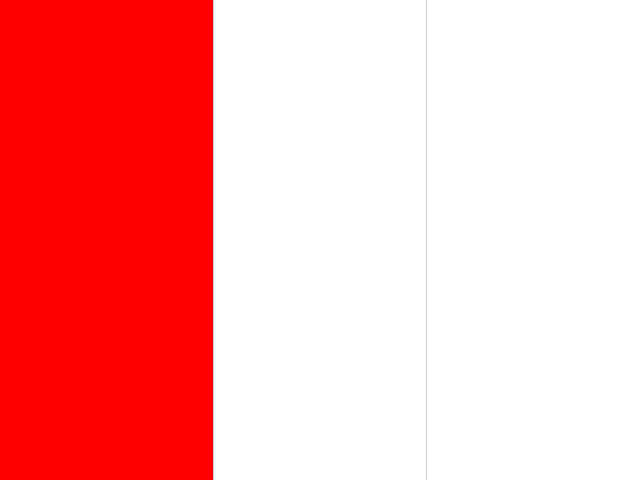
Frame 1 (no input)
Frame 60 (the mouse pressed at the canvas centre just before this capture): identical to frame 1, image omitted
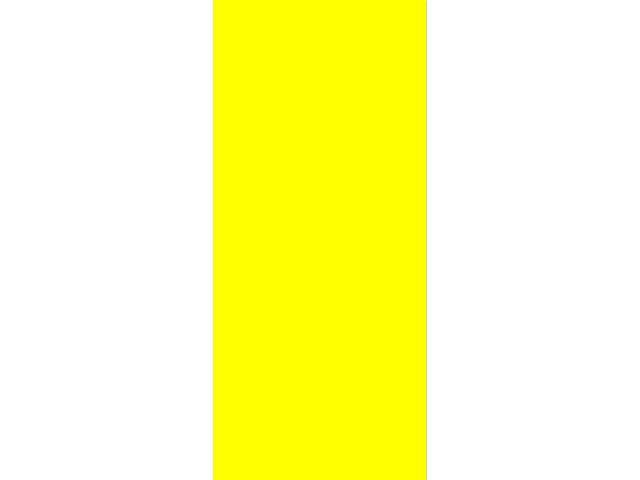
Frame 120 (the mouse held since frame 60 and released just before this capture)

The Processing sketch that drew these frames (run headless with seeded random() and noise(); from frame 60 on, the mouse is pressed at the canvas centre):

// Processing sketch: processing_185674
// ── processing_185674.pde

//declare variable 
float r,g,b,rd ;

void setup(){// executed only once
  size(640,480);
  frameRate(30);
}

void draw(){ //repeated forever
  background(255);
  strokeWeight(0.2);
  stroke(0);
  line(width/3,0, width/3, height);
  line(width/3*2,0, width/3*2, height);
  noStroke();
  if(mouseX < width/3){
   fill(255,0,0);
  rect(0,0,width/3,height);
  }else if(mouseX < width/3*2){
    fill(255,255,0);
    rect(width/3,0,width/3,height);
  }else{
     fill(0,255,0);
    rect(width/3 *2,0,width/3,height);
  }
}
